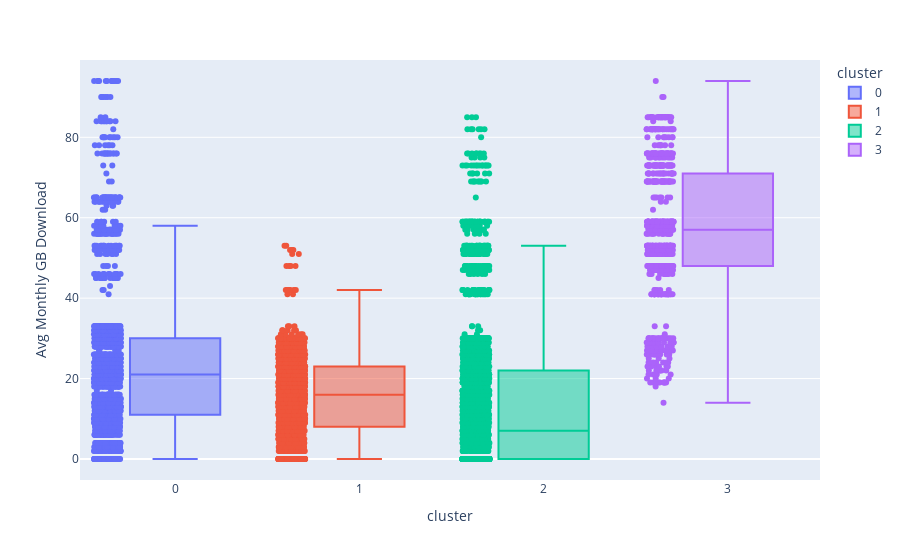

Here is the notebook cell this chart was saved with:
### Code cell
fig_km2 = px.box(df_clustered, x='cluster', y='Avg Monthly GB Download', hover_name='Age', color='cluster', points="all")
fig_km2.update_traces(quartilemethod="inclusive")
 
fig_km2.show()

### Figure 1 — Plotly figure (JSON) as saved in the notebook; plotly's stock layout.template omitted (floating-point values rounded to 4 significant figures; data arrays with more than 128 entries replaced by an {"elided": "..."} marker saying what was removed)
{"data": [{"alignmentgroup": "True", "boxpoints": "all", "hovertemplate": "<b>%{hovertext}</b><br><br>cluster=%{x}<br>Avg Monthly GB Download=%{y}<extra></extra>", "hovertext": {"elided": "1615 int values"}, "legendgroup": "0", "marker": {"color": "#636efa"}, "name": "0", "notched": false, "offsetgroup": "0", "orientation": "v", "quartilemethod": "inclusive", "showlegend": true, "type": "box", "x": {"elided": "1615 int values"}, "x0": " ", "xaxis": "x", "y": {"elided": "1615 int values"}, "y0": " ", "yaxis": "y"}, {"alignmentgroup": "True", "boxpoints": "all", "hovertemplate": "<b>%{hovertext}</b><br><br>cluster=%{x}<br>Avg Monthly GB Download=%{y}<extra></extra>", "hovertext": {"elided": "1673 int values"}, "legendgroup": "1", "marker": {"color": "#EF553B"}, "name": "1", "notched": false, "offsetgroup": "1", "orientation": "v", "quartilemethod": "inclusive", "showlegend": true, "type": "box", "x": {"elided": "1673 int values"}, "x0": " ", "xaxis": "x", "y": {"elided": "1673 int values"}, "y0": " ", "yaxis": "y"}, {"alignmentgroup": "True", "boxpoints": "all", "hovertemplate": "<b>%{hovertext}</b><br><br>cluster=%{x}<br>Avg Monthly GB Download=%{y}<extra></extra>", "hovertext": {"elided": "2992 int values"}, "legendgroup": "2", "marker": {"color": "#00cc96"}, "name": "2", "notched": false, "offsetgroup": "2", "orientation": "v", "quartilemethod": "inclusive", "showlegend": true, "type": "box", "x": {"elided": "2992 int values"}, "x0": " ", "xaxis": "x", "y": {"elided": "2992 int values"}, "y0": " ", "yaxis": "y"}, {"alignmentgroup": "True", "boxpoints": "all", "hovertemplate": "<b>%{hovertext}</b><br><br>cluster=%{x}<br>Avg Monthly GB Download=%{y}<extra></extra>", "hovertext": {"elided": "763 int values"}, "legendgroup": "3", "marker": {"color": "#ab63fa"}, "name": "3", "notched": false, "offsetgroup": "3", "orientation": "v", "quartilemethod": "inclusive", "showlegend": true, "type": "box", "x": {"elided": "763 int values"}, "x0": " ", "xaxis": "x", "y": {"elided": "763 int values"}, "y0": " ", "yaxis": "y"}], "layout": {"boxmode": "overlay", "legend": {"title": {"text": "cluster"}, "tracegroupgap": 0}, "margin": {"t": 60}, "xaxis": {"anchor": "y", "categoryarray": [0, 1, 2, 3], "categoryorder": "array", "domain": [0, 1], "title": {"text": "cluster"}}, "yaxis": {"anchor": "x", "domain": [0, 1], "title": {"text": "Avg Monthly GB Download"}}}}
